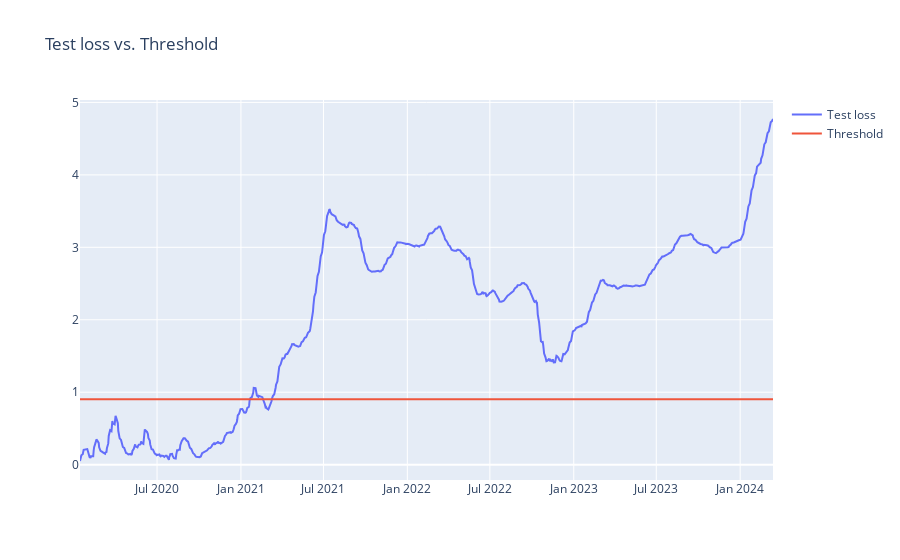

The notebook cell saved with this chart:
### Code cell
fig = go.Figure()
fig.add_trace(go.Scatter(x=test_score_df['Date'], y=test_score_df['loss'], name='Test loss'))
fig.add_trace(go.Scatter(x=test_score_df['Date'], y=test_score_df['threshold'], name='Threshold'))
fig.update_layout(showlegend=True, title='Test loss vs. Threshold')
fig.show()

### Figure 1 — Plotly figure (JSON) as saved in the notebook; plotly's stock layout.template omitted (floating-point values rounded to 4 significant figures; data arrays with more than 128 entries replaced by an {"elided": "..."} marker saying what was removed)
{"data": [{"name": "Test loss", "type": "scatter", "x": {"elided": "1034 str values"}, "y": {"elided": "1034 float values"}}, {"name": "Threshold", "type": "scatter", "x": {"elided": "1034 str values"}, "y": {"elided": "1034 float values"}}], "layout": {"showlegend": true, "title": {"text": "Test loss vs. Threshold"}}}
